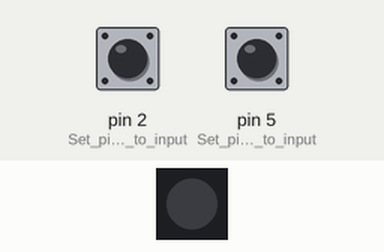
The sketch below on a simulated Arduino Leonardo, built with avr-gcc and run on an emulated ATmega32U4. On the bench: 1 RGB LEDs in strip order, left to right. The inputs (shaded band) are chosen by the test bench; at power-on: pin 2 (Set_pin_2_to_input) LOW, pin 5 (Set_pin_2_to_input) LOW. Dim RGB values are drawn brighter than linear; USB keyboard and mouse output is not drawn.

Above: at 1.2 s.
1.3 s: pin 2 (Set_pin_2_to_input) pulled HIGH for 0.15 s
At 1.37 s:
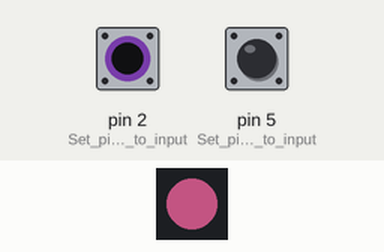
2.9 s: pin 5 (Set_pin_2_to_input) pulled HIGH for 0.15 s
At 2.97 s:
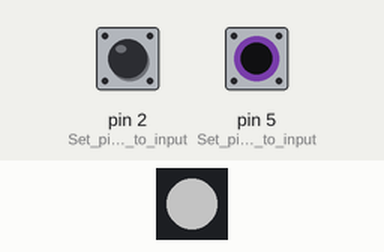
4.5 s: pin 5 (Set_pin_2_to_input) pulled HIGH for 3.2 s
At 8.9 s:
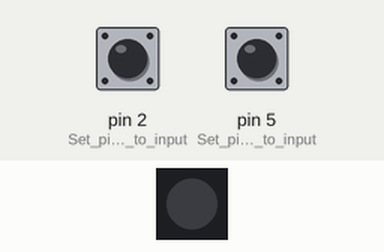
9.2 s: pin 2 (Set_pin_2_to_input) pulled HIGH for 3.2 s
At 10.2 s:
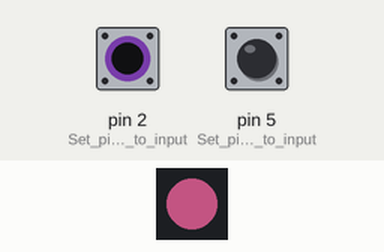
Timing chart, 0 to 49.3 s (numbered marks = the images above; inputs shaded):
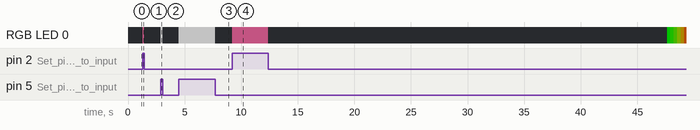

Measured:
- after the input at 1.3 s, RGB LED 0: off → RGB(90, 39, 60) at once, → off 0.15 s later
- after the input at 2.9 s, RGB LED 0: off → RGB(90, 90, 90) at once, → off 0.15 s later
- after the input at 4.5 s, RGB LED 0: off → RGB(90, 90, 90) at once, → off 3.2 s later

The sketch:

2_Keys_Keypad_for_Osu_.ino
```cpp
#include <Adafruit_NeoPixel.h>                                // This code require "Adafruit NeoPixel" Library.
#include <Keyboard.h>                                         // This code require "Adafruit NeoPixel" Library.

const int ledPin = 7;                                         // Which pin on the Arduino is connected to the NeoPixels?
const int numLeds = 1;                                        // How many NeoPixels are attached to the Arduino?
unsigned  LEDTimer = 0;                                       // Unsigned long variables are extended size variables for number storage, and store 32 bits (4 bytes)

Adafruit_NeoPixel strip = Adafruit_NeoPixel(numLeds, ledPin, NEO_GRB + NEO_KHZ800);

void setup() {                                                // Run once.
  strip.begin();                                              // Initializes the NeoPixel library.
  strip.setBrightness(90);                                    // Set the brightness of the LED(Strip).
  pinMode(2, INPUT);                                          // Set pin 2 to input.
  pinMode(5, INPUT);                                          // Set pin 2 to input.
  Keyboard.begin();                                           // Initializes the Keyboard library.
}

void loop() {                                                 // Run repeatedly.


  if (digitalRead(2) == HIGH) {
    Keyboard.press('a');
    strip.setPixelColor(0, 255, 110, 170);
    strip.show();

  }
  else
  {
    Keyboard.release('a');
                                                              // If pin 2 is triggered(high) then press "a" key & display pink on the LED(Strip), else release the "a" key.
  }
  if (digitalRead(5) == HIGH) {
    Keyboard.press('s');
    strip.setPixelColor(0, 255, 255, 255);
    strip.show();
  }
  else
  {
    Keyboard.release('s');
                                                              // If pin 5 is triggered(high) then press "s" key & display white on the LED(Strip), else release the "s" key.
  }
  if (digitalRead(2) == LOW && digitalRead(5) == LOW) {
    strip.setPixelColor(0, 0, 0, 0);
    strip.show();
  }                                                           // If Pin 2 & 5 is not triggered(low) then reset the LED(Strip).


  if (digitalRead(2) == LOW  && digitalRead(5) == LOW) {
    LEDTimer++;
  }                                                           // If Pin 2 and 5 is not triggered(low) then start the timer(LEDTimer).

  if (digitalRead(2) == HIGH  || digitalRead(5) == HIGH) {
    LEDTimer = 0;
  }                                                           // If Pin 2 or 5 is triggered(high) then reset the timer(LEDTimer).

  if (LEDTimer >= 35000UL)  {                                 // If LEDTimer is bigger or equal to 35000( 1.5 mins) then...

    rainbow(25);                                              // Run rainbow, colour changing delay 30 millisecond.
  }


}


void rainbow(uint8_t wait) {
  uint16_t i, j;

  for (j = 0; j < 256; j++) {
    for (i = 0; i < strip.numPixels(); i++) {
      strip.setPixelColor(i, Wheel((i * 1 + j) & 255));       // Input a value 0 to 255 to get a color value.`
    }
    strip.show();// Display on the LED Strip.
    if (digitalRead(2) == HIGH  || digitalRead(5) == HIGH) {
    }
    delay(wait);                                              // Delay for each colour change.
  }
}


uint32_t Wheel(byte WheelPos) {
  if (WheelPos < 85) {
    return strip.Color(WheelPos * 3, 255 - WheelPos * 3, 0);
  }
  else if (WheelPos < 170) {
    WheelPos -= 85;
    return strip.Color(255 - WheelPos * 3, 0, WheelPos * 3);
  }
  else {
    WheelPos -= 170;
    return strip.Color(0, WheelPos * 3, 255 - WheelPos * 3);
  }
                                                             // The colours are a transition r - g - b - back to r.
}
```
